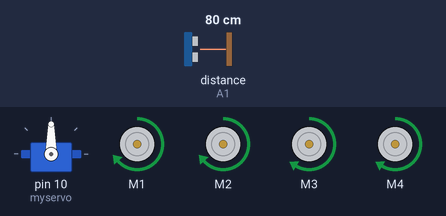
This sketch was run on a simulated Arduino Uno, built with avr-gcc and run on an emulated ATmega328P. On the bench: servo, 4 × DC motor (green arrow = forward, orange = backward, longer = faster). Inputs (shaded band) come from the test bench; at power-on: distance to the obstacle (sensor on A1) 80 cm. The echo pulse lasts 58.3 µs per cm.

Above: at 2.5 s.
2.6 s: distance to the obstacle (sensor on A1) set to 33 cm
4.1 s: distance to the obstacle (sensor on A1) set to 27 cm
At 5.6 s:
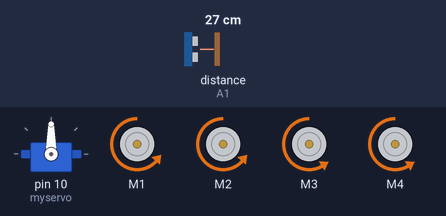
At 9.9 s:
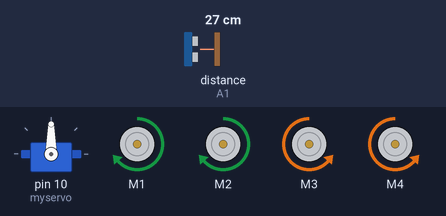
10.1 s: distance to the obstacle (sensor on A1) set to 35 cm
12.9 s: distance to the obstacle (sensor on A1) set to 2 cm
At 16.2 s:
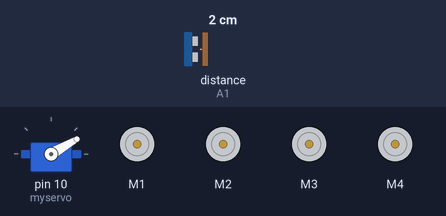
Timing chart, 0 to 16.9 s (numbered marks = the images above; inputs shaded):
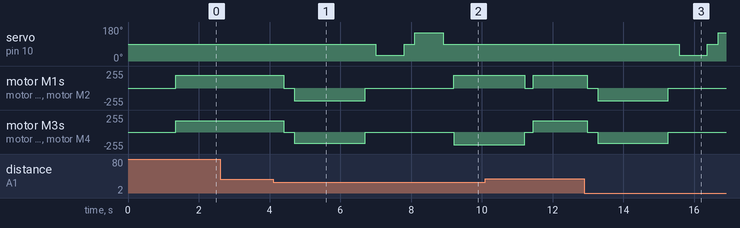

The sketch:

MouseModel_2.ino
```cpp
#include <AFMotor.h>
#include <NewPing.h>
#include <Servo.h>

#define TRIG_PIN A0
#define ECHO_PIN A1
#define MAX_DISTANCE 200
#define MAX_SPEED 190
#define MAX_SPEED_OFFSET 20

NewPing sonar(TRIG_PIN, ECHO_PIN, MAX_DISTANCE);

AF_DCMotor motor1(1, MOTOR12_64KHZ);
AF_DCMotor motor2(2, MOTOR12_64KHZ);
AF_DCMotor motor3(3, MOTOR34_64KHZ);
AF_DCMotor motor4(4, MOTOR34_64KHZ);

Servo myservo;

boolean goesForward = false;
int distance = 100;
int speedSet = 0;

void setup() {
  myservo.attach(10);
  myservo.write(90);
  delay(1000);

  distance = readPing();
  delay(100);
}

void loop() {
  int distanceRight = 0;
  int distanceLeft = 0;
  delay(50);

  if (distance <= 30) {
    moveStop();
    delay(300);
    moveBackward();
    delay(1000);
    moveStop();
    delay(300);

    distanceRight = lookRight();
    delay(300);
    distanceLeft = lookLeft();
    delay(300);

    if (distanceRight >= distanceLeft) {
      turnRight();
      delay(1000);
    } else {
      turnLeft();
      delay(1000);
    }
    moveStop();
  } else {
    moveForward();
  }

  distance = readPing();
}

int readPing() {
  delay(200);
  int cm = sonar.ping_cm();
  if (cm == 0) cm = 250;
  return cm;
}

int lookRight() {
  myservo.write(30);
  delay(500);
  int dist = readPing();
  delay(100);
  myservo.write(90);
  return dist;
}

int lookLeft() {
  myservo.write(150);
  delay(500);
  int dist = readPing();
  delay(100);
  myservo.write(90);
  return dist;
}

void moveStop() {
  motor1.run(RELEASE);
  motor2.run(RELEASE);
  motor3.run(RELEASE);
  motor4.run(RELEASE);
}

void moveForward() {
  if (!goesForward) {
    goesForward = true;
    speedSet = MAX_SPEED;

    motor1.setSpeed(speedSet);
    motor2.setSpeed(speedSet);
    motor3.setSpeed(speedSet - MAX_SPEED_OFFSET);
    motor4.setSpeed(speedSet - MAX_SPEED_OFFSET);

    motor1.run(FORWARD);
    motor2.run(FORWARD);
    motor3.run(FORWARD);
    motor4.run(FORWARD);
  }
}

void moveBackward() {
  goesForward = false;
  speedSet = MAX_SPEED;

  motor1.setSpeed(speedSet);
  motor2.setSpeed(speedSet);
  motor3.setSpeed(speedSet - MAX_SPEED_OFFSET);
  motor4.setSpeed(speedSet - MAX_SPEED_OFFSET);

  motor1.run(BACKWARD);
  motor2.run(BACKWARD);
  motor3.run(BACKWARD);
  motor4.run(BACKWARD);
  delay(1000);
}

void turnRight() {
  goesForward = false;
  motor1.setSpeed(MAX_SPEED);
  motor2.setSpeed(MAX_SPEED);
  motor3.setSpeed(MAX_SPEED);
  motor4.setSpeed(MAX_SPEED);

  motor1.run(FORWARD);
  motor2.run(FORWARD);
  motor3.run(BACKWARD);
  motor4.run(BACKWARD);
  delay(1000);
}

void turnLeft() {
  goesForward = false;
  motor1.setSpeed(MAX_SPEED);
  motor2.setSpeed(MAX_SPEED);
  motor3.setSpeed(MAX_SPEED);
  motor4.setSpeed(MAX_SPEED);

  motor1.run(BACKWARD);
  motor2.run(BACKWARD);
  motor3.run(FORWARD);
  motor4.run(FORWARD);
  delay(1000);
}
```

Measured:
- the behaviour switches between 31 and 30 cm on distance to the obstacle (sensor on A1) (found by bisection; images 0 and 1)
- after the input at 2.6 s, every drawn part: stays the same
- after the input at 4.1 s, servo on pin 10 (myservo): 90° → 30° after 2.9 s, → 90° 0.80 s later, → 150° 0.30 s later, → 90° 0.80 s later; motor M1: forward 190/255 → stopped after 0.30 s, → backward 190/255 0.30 s later, → stopped 2.0 s later, → forward 190/255 2.5 s later
- after the input at 12.9 s, servo on pin 10 (myservo): 90° → 30° after 2.7 s, → 90° 0.80 s later, → 150° 0.30 s later; motor M1, motor M2: forward 190/255 → stopped after 0.07 s, → backward 190/255 0.30 s later, → stopped 2.0 s later; motor M3, motor M4: forward 170/255 → stopped after 0.07 s, → backward 170/255 0.30 s later, → stopped 2.0 s later
